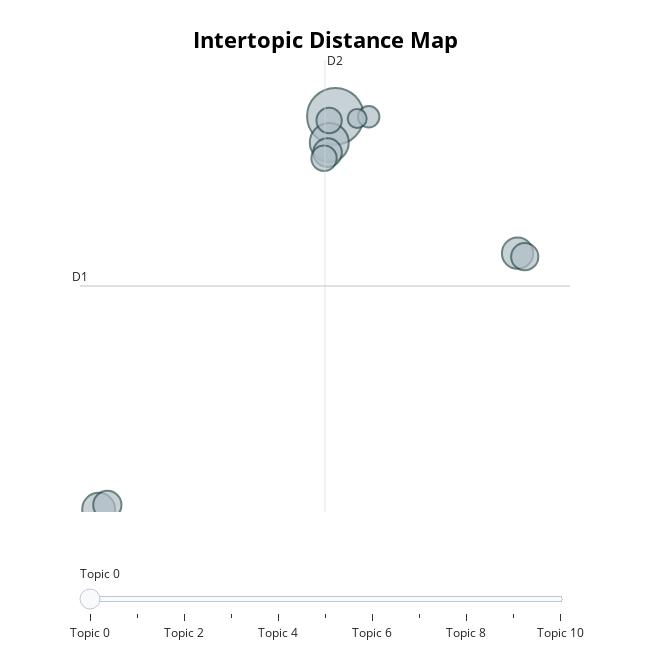

Notebook code for this chart:
### Code cell
# Visualise clusters of topics
topic_model.visualize_topics() # too small a num ot topics to visualise

### Figure 1 — Plotly figure (JSON) as saved in the notebook; plotly's stock layout.template omitted (floating-point values rounded to 4 significant figures)
{"data": [{"customdata": [[0, "ukraine | russian | said | russia | ukrainian", 160], [1, "refugees | said | people | italy | frontex", 54], [2, "said | bank | inflation | ukraine | prices", 49], [3, "russia | ukraine | said | russian | nato", 76], [4, "energy | gas | europe | wind | eu", 37], [5, "ukraine | said | nato | defence | tanks", 41], [6, "grain | ukraine | said | food | sea", 32], [7, "eu | european | ukraine | kosovo | moldova", 40], [8, "ukraine | zelenskyy | johnson | said | ukrainian", 32], [9, "ukraine | music | russian | eurovision | russia", 23], [10, "russian | ukraine | russia | war | media", 18]], "hovertemplate": "<b>Topic %{customdata[0]}</b><br>%{customdata[1]}<br>Size: %{customdata[2]}", "legendgroup": "", "marker": {"color": "#B0BEC5", "line": {"color": "DarkSlateGrey", "width": 2}, "size": [160, 54, 49, 76, 37, 41, 32, 40, 32, 23, 18], "sizemode": "area", "sizeref": 0.1, "symbol": "circle"}, "mode": "markers", "name": "", "orientation": "v", "showlegend": false, "type": "scatter", "x": [3.542, -3.922, 9.289, 3.351, 9.515, 3.295, 3.186, -3.649, 3.346, 4.594, 4.231], "xaxis": "x", "y": [23.94, -1.178, 15.19, 22.26, 14.96, 21.62, 21.25, -0.9042, 23.67, 23.91, 23.79], "yaxis": "y"}], "layout": {"annotations": [{"showarrow": false, "text": "D1", "x": -4.511, "y": 13.09, "yshift": 10}, {"showarrow": false, "text": "D2", "x": 3.216, "xshift": 10, "y": 27.53}], "height": 650, "hoverlabel": {"bgcolor": "white", "font": {"family": "Rockwell", "size": 16}}, "legend": {"itemsizing": "constant", "tracegroupgap": 0}, "margin": {"t": 60}, "shapes": [{"line": {"color": "#CFD8DC", "width": 2}, "type": "line", "x0": 3.216, "x1": 3.216, "y0": -1.355, "y1": 27.53}, {"line": {"color": "#9E9E9E", "width": 2}, "type": "line", "x0": -4.511, "x1": 10.94, "y0": 13.09, "y1": 13.09}], "sliders": [{"active": 0, "pad": {"t": 50}, "steps": [{"args": [{"marker.color": [["red", "#B0BEC5", "#B0BEC5", "#B0BEC5", "#B0BEC5", "#B0BEC5", "#B0BEC5", "#B0BEC5", "#B0BEC5", "#B0BEC5", "#B0BEC5"]]}], "label": "Topic 0", "method": "update"}, {"args": [{"marker.color": [["#B0BEC5", "red", "#B0BEC5", "#B0BEC5", "#B0BEC5", "#B0BEC5", "#B0BEC5", "#B0BEC5", "#B0BEC5", "#B0BEC5", "#B0BEC5"]]}], "label": "Topic 1", "method": "update"}, {"args": [{"marker.color": [["#B0BEC5", "#B0BEC5", "red", "#B0BEC5", "#B0BEC5", "#B0BEC5", "#B0BEC5", "#B0BEC5", "#B0BEC5", "#B0BEC5", "#B0BEC5"]]}], "label": "Topic 2", "method": "update"}, {"args": [{"marker.color": [["#B0BEC5", "#B0BEC5", "#B0BEC5", "red", "#B0BEC5", "#B0BEC5", "#B0BEC5", "#B0BEC5", "#B0BEC5", "#B0BEC5", "#B0BEC5"]]}], "label": "Topic 3", "method": "update"}, {"args": [{"marker.color": [["#B0BEC5", "#B0BEC5", "#B0BEC5", "#B0BEC5", "red", "#B0BEC5", "#B0BEC5", "#B0BEC5", "#B0BEC5", "#B0BEC5", "#B0BEC5"]]}], "label": "Topic 4", "method": "update"}, {"args": [{"marker.color": [["#B0BEC5", "#B0BEC5", "#B0BEC5", "#B0BEC5", "#B0BEC5", "red", "#B0BEC5", "#B0BEC5", "#B0BEC5", "#B0BEC5", "#B0BEC5"]]}], "label": "Topic 5", "method": "update"}, {"args": [{"marker.color": [["#B0BEC5", "#B0BEC5", "#B0BEC5", "#B0BEC5", "#B0BEC5", "#B0BEC5", "red", "#B0BEC5", "#B0BEC5", "#B0BEC5", "#B0BEC5"]]}], "label": "Topic 6", "method": "update"}, {"args": [{"marker.color": [["#B0BEC5", "#B0BEC5", "#B0BEC5", "#B0BEC5", "#B0BEC5", "#B0BEC5", "#B0BEC5", "red", "#B0BEC5", "#B0BEC5", "#B0BEC5"]]}], "label": "Topic 7", "method": "update"}, {"args": [{"marker.color": [["#B0BEC5", "#B0BEC5", "#B0BEC5", "#B0BEC5", "#B0BEC5", "#B0BEC5", "#B0BEC5", "#B0BEC5", "red", "#B0BEC5", "#B0BEC5"]]}], "label": "Topic 8", "method": "update"}, {"args": [{"marker.color": [["#B0BEC5", "#B0BEC5", "#B0BEC5", "#B0BEC5", "#B0BEC5", "#B0BEC5", "#B0BEC5", "#B0BEC5", "#B0BEC5", "red", "#B0BEC5"]]}], "label": "Topic 9", "method": "update"}, {"args": [{"marker.color": [["#B0BEC5", "#B0BEC5", "#B0BEC5", "#B0BEC5", "#B0BEC5", "#B0BEC5", "#B0BEC5", "#B0BEC5", "#B0BEC5", "#B0BEC5", "red"]]}], "label": "Topic 10", "method": "update"}]}], "title": {"font": {"color": "Black", "size": 22}, "text": "<b>Intertopic Distance Map</b>", "x": 0.5, "xanchor": "center", "y": 0.95, "yanchor": "top"}, "width": 650, "xaxis": {"anchor": "y", "domain": [0, 1], "range": [-4.511, 10.94], "title": {"text": ""}, "visible": false}, "yaxis": {"anchor": "x", "domain": [0, 1], "range": [-1.355, 27.53], "title": {"text": ""}, "visible": false}}}
